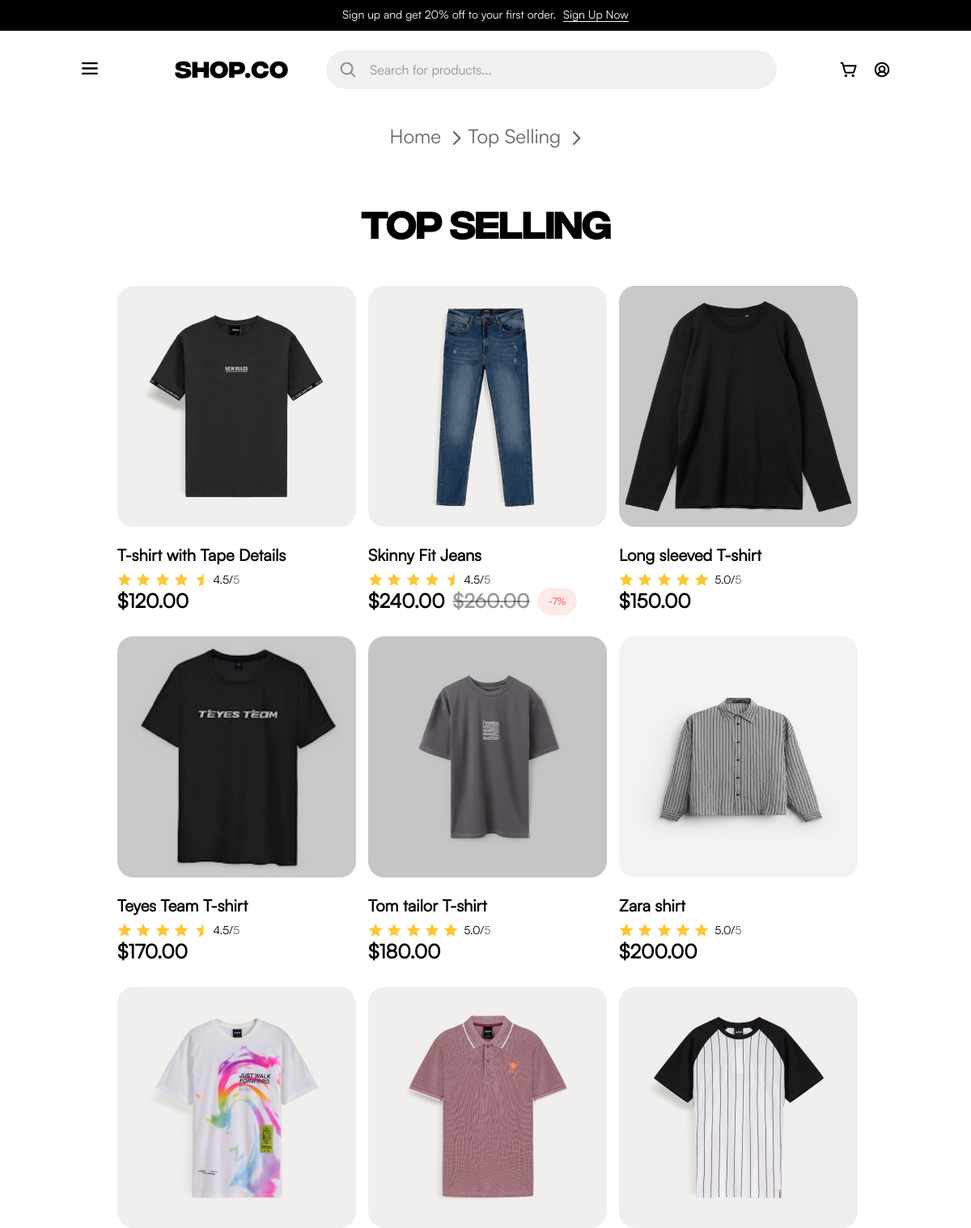
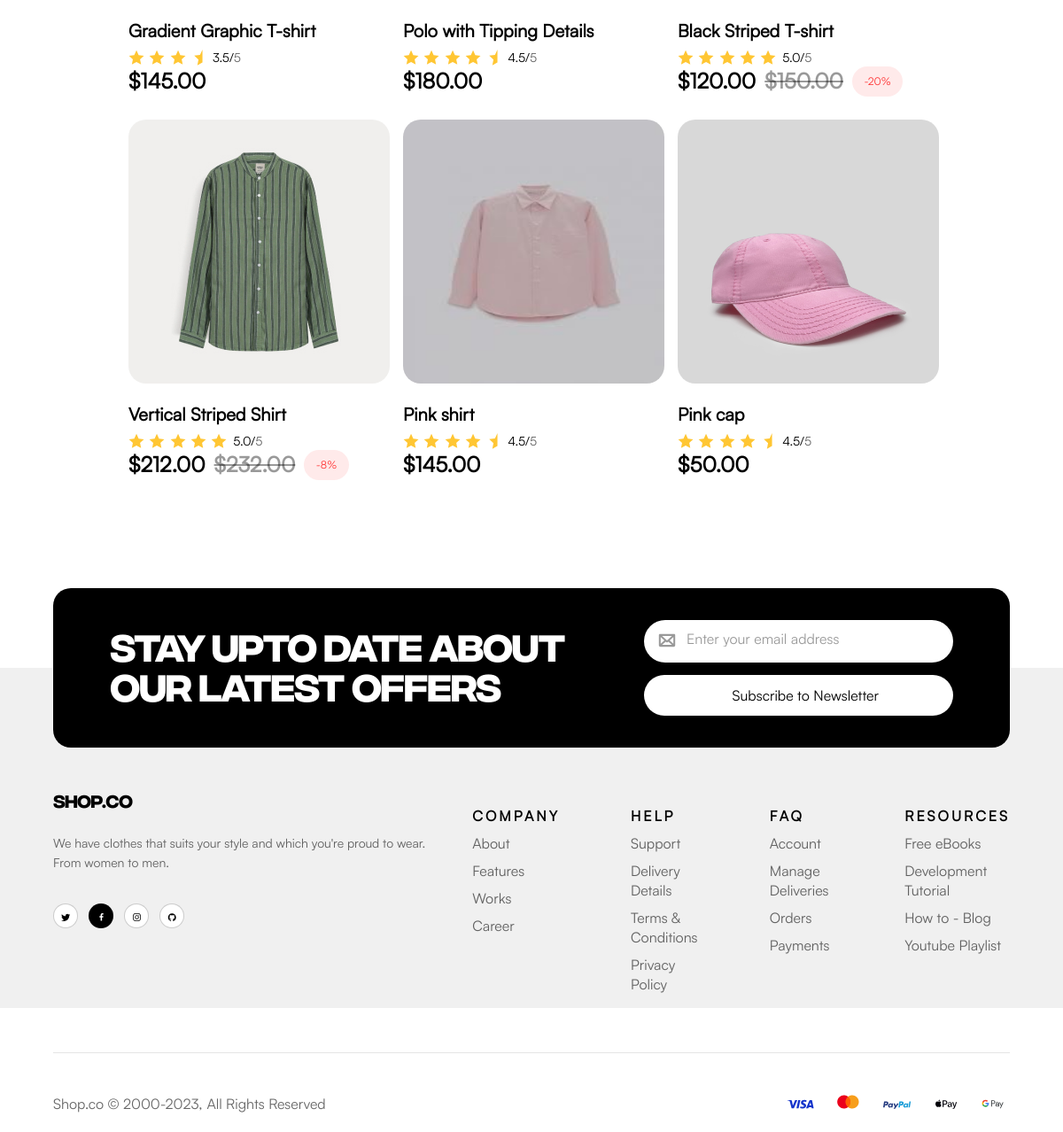
Page /category/bests on the committed database (2 pictures, top to bottom).
### app/models.py (models this page shows, shortened)
class Product(db.Model):
    id = db.Column(db.Integer, primary_key=True)
    name = db.Column(db.String(200), nullable=False)
    description = db.Column(db.Text)
    price = db.Column(db.Float, nullable=False)
    old_price = db.Column(db.Float)
    category = db.Column(db.String(50))
    style = db.Column(db.String(50))
    status = db.Column(db.String(50), default='')
    image = db.Column(db.String(200))
    rating = db.Column(db.Float, default=4.5)
    created_at = db.Column(db.DateTime, default=datetime.utcnow)

### app/routes.py (the view)
@bp.route('/category/<category_name>')
def category(category_name):
    display_names = {
        'men': 'Men',
        'women': 'Women',
        'casual': 'Casual',
        'unisex': 'Unisex',
        'novelty': 'New Arrivals',
        'sales': 'Sale',
        'bests': 'Top Selling',
        'gym':'Gym'
    }
    display_name = display_names.get(category_name, category_name.capitalize())
    if category_name == 'sales':
        products = Product.query.filter(Product.old_price.isnot(None)).all()
    elif category_name == 'bests':
        products = Product.query.filter_by(status='bests').all()
    elif category_name == 'novelty':
        products = Product.query.filter_by(category='novelty').all()
    elif category_name == 'gym':
        products = Product.query.filter_by(category='gym').all()
    else:
        products = Product.query.filter_by(category=category_name).all()
    return render_template(
        'category_base.html',
        category_name=display_name,
        category_slug=category_name,
        products=products,
        total_count=len(products)
    )

### app/templates/category_base.html (shortened to what this page needs)
{% extends "base.html" %}
{% block content %}
    <div style="display: flex; flex-direction: column; align-items: center;">
        <nav class="hero-breadcrumbs">
            <a href="{{ url_for('main.home') }}">
                <p>Home</p>
                <img class="breadcrums_arrow" src="{{ url_for('static' , filename='img/breadcrums arrow.svg')}}" width="10.4px" height="18,4px">
            </a>
            <a href="{{ url_for('main.category', category_name=category_slug) }}">
                <p>{{ category_name }}</p>
                <img class="breadcrums_arrow" src="{{ url_for('static' , filename='img/breadcrums arrow.svg')}}" width="10.4px" height="18,4px">
            </a>
        </nav>
        <h1 style="text-align: center; margin-bottom: 65px; font-size: 45px;">{{ category_name }}</h1>
    </div>
    <div class="main-content">
            <ul class="Category">
                {% for product in products %}
                <li class="Category-item">
                    <a class="wrapper-clothes-img" href="{{ url_for('main.product', id=product.id) }}">
                        <img class="clothes-img"
                             src="{{ url_for('static', filename='img/' + product.image) }}"
                             width="295"
                             height="298"
                             alt="{{ product.name }}">
                    </a>
                    <h3 class="clothes-name">{{ product.name }}</h3>
                    <div class="Category-item-mark">
                        <ul class="Category-item-stars">
                            {% set full_stars = product.rating|int %}
                            {% set has_half = product.rating - full_stars >= 0.5 %}
                            {% for i in range(full_stars) %}
                            <li><img src="{{ url_for('static', filename='img/Star 5.svg') }}" width="18" height="18" alt="star"></li>
                            {% endfor %}
                            {% if has_half %}
                            <li class="half"><img src="{{ url_for('static', filename='img/Half_star.svg') }}" width="18" height="18" alt="star"></li>
                            {% endif %}
                        </ul>
                        <p class="Category-item-assessment assessment">
                            <span class="black">{{ "%.1f"|format(product.rating) }}/</span>
                            <span>5</span>
                        </p>
                    </div>
                    <div class="Category-item-prices">
                        {% if product.old_price %}
                        <p class="price_now">${{ "%.2f"|format(product.price) }}</p>
                        <p class="price_was">${{ "%.2f"|format(product.old_price) }}</p>
                        {% set discount = ((product.old_price - product.price) / product.old_price * 100)|int %}
                        <p class="price_sale">-{{ discount }}%</p>
                        {% else %}
                        <p class="price">${{ "%.2f"|format(product.price) }}</p>
                        {% endif %}
                    </div>
                </li>
                {% endfor %}
            </ul>
    </div>
{% endblock %}

### app/static/css/common.css (style rules this page uses)
body { margin: 0; padding: 0; font-size: 16px; line-height: 22px; color: rgba(0, 0, 0, 0.6); background-color: rgba(255, 255, 255, 1); font-family: "Satoshi"; }
* { box-sizing: border-box; }
h1 { font-family: "Integral CF"; }
h1, h2, h3, h4, .price, .price_now { color: rgba(0, 0, 0, 1); }
.black { color: rgba(0, 0, 0, 1); }
.clothes-name { font-size: 20px; line-height: 27px; font-weight: 700; }
.assessment { font-size: 14px; line-height: 18px; }
ul, li { padding: 0; list-style: none; }
.clothes-img { border-radius: 20px; }
.half { width: 9px; overflow: hidden; }
.half img { width: 18px; height: 18px; }
.wrapper-clothes-img { margin-bottom: 16px; }
.clothes-name { margin:0 0 8px 0; }
.price { margin: 0; }
.price, .price_now, .price_was { font-size: 24px; line-height: 32.4px; font-weight: 700; }
.price_was { text-decoration: line-through; text-decoration-thickness: 2px; text-decoration-color: rgba(0, 0, 0, 0.4); color: rgba(0, 0, 0, 0.4); }
.price_sale { color: rgba(255, 51, 51, 1); background-color: rgba(255, 51, 51, 0.1); border-radius: 62px; font-size: 12px; padding: 6px 13.5px; }
.Category { max-width: 1440px; height: 100%; display: flex; flex-wrap:wrap; justify-content: center; row-gap: 30px; column-gap: 20px; margin: 0 auto 36px auto; }
.Category-item { display: flex; flex-direction: column; width: 290px; height: 403px; }
.Category-item-mark { width: 100%; height: 19px; display: flex; justify-content: space-between; margin-bottom:0 auto 8px 0; }
.Category-item-stars { display: flex; gap:5.3px; }
.Category-item-stars li:last-child { width: 15px; }
.Category-item-assessment { display: flex; margin: 0 auto 0 10px; }
.Category-item-prices { display: flex; column-gap: 10px; }
.Category-item-prices p { margin: 0; }
.hero-breadcrumbs { margin-bottom: 32px; display: flex; gap: 8px; align-items: center; justify-content: center; }
.hero-breadcrumbs a { font-size: 24px; line-height: 21.6px; color: rgba(0, 0, 0, 0.6); text-decoration: none; transition: color 0.3s ease; display: flex; align-items: center; }
.breadcrums_arrow { margin-left: 15px; position: relative; top: 2.5px; }

### rows in the picture
Product: image (picture), name "T-shirt with Tape Details", rating "4.5", price "120.00"
Product: image (picture), name "Skinny Fit Jeans", rating "4.5", price "240.00", old_price "260.00", discount "7"
Product: image (picture), name "Long sleeved T-shirt", rating "5.0", price "150.00"
Product: image+name (picture), name "Teyes Team T-shirt", rating "4.5", price "170.00"
Product: image+name (picture), name "Tom tailor T-shirt", rating "5.0", price "180.00"
Product: image+name (picture), name "Zara shirt", rating "5.0", price "200.00"
Product: image+name (picture), name "Gradient Graphic T-shirt", rating "3.5", price "145.00"
Product: image+name (picture), name "Polo with Tipping Details", rating "4.5", price "180.00"
Product: image+name (picture), name "Black Striped T-shirt", rating "5.0", price "120.00", old_price "150.00", discount "20"
Product: image (picture), name "Vertical Striped Shirt", rating "5.0", price "212.00", old_price "232.00", discount "8"
Product: image (picture), name "Pink shirt", rating "4.5", price "145.00"
Product: image (picture), name "Pink cap", rating "4.5", price "50.00"

### other values in the picture
{{ category_name }} "Top Selling"
